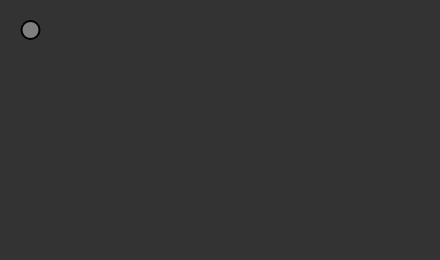
Frame 1 (no input)
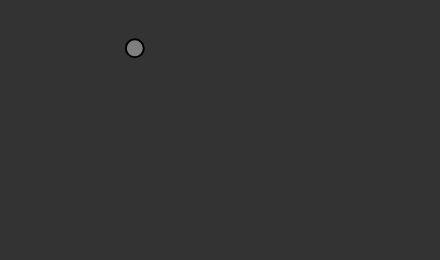
Frame 60 (no input)
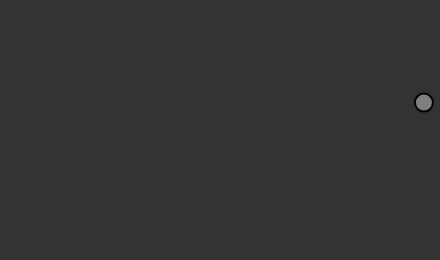
Frame 120 (the mouse pressed at the canvas centre since frame 60)

The p5.js sketch that drew these frames (run headless with seeded random() and noise() and a simulated clock; from frame 60 on, the mouse is pressed at the canvas centre):

// p5.js sketch
// ── sketch.js
var m;
var noiseScale = 0.001;

function setup() {
  createCanvas(440, 260);
  m = new Mover();
}

function draw() {
  background(51);
  //noise() takes  params value, valRangeMin, valRangeMax, desiredRangeMin,desiredRangeMax
  var sideWindRate = noise(noiseScale,  0,1,0,width);
  var wind = createVector(sideWindRate, 0);
  console.log(wind);
 // var wind = createVector(sideWindRate, vertWindRate);
  var gravity = createVector(0, 0.01);
  console.log(gravity);
  m.applyForce(wind);
  m.applyForce(gravity);


  m.update();
  m.display();
  m.checkEdges();

noiseScale+=0.001;


}



// ── mover.js
var Mover = function() {
		this.mass = 1;
		this.position = createVector(30,30);
		this.velocity = createVector(0,0);
		this.acceleration = createVector(0,0);
		this.topspeed = 10;

	this.noff = createVector(random(1000), random(1000));

		this.display = function(){
			stroke(0);
			strokeWeight(2);
			fill(127);
			ellipse(this.position.x, this.position.y, 18,18);
		}

	
  this.checkEdges = function() {
    if (this.position.x > width) {
      this.position.x = width;//bounce off side
      this.velocity.x *= -1;
    } else if (this.position.x < 0) {
      this.velocity.x *= -1;//bounce off side
      this.position.x = 0;
    }
    if (this.position.y > height) {
      //this.velocity.y *= -1;
      this.position.y = height;
    }
    if (this.position.y <0 ) {
      //this.velocity.y *= -1;
      this.position.y = height;
    }
  };

		this.applyForce = function(forceType){
			var f = p5.Vector.div(forceType, this.mass);//get force = acc * mass
			this.acceleration.add(f);
		}

		this.update = function(){
			this.velocity.add(this.acceleration);
			this.position.add(this.velocity);
			this.acceleration.mult(0);

		}


}
